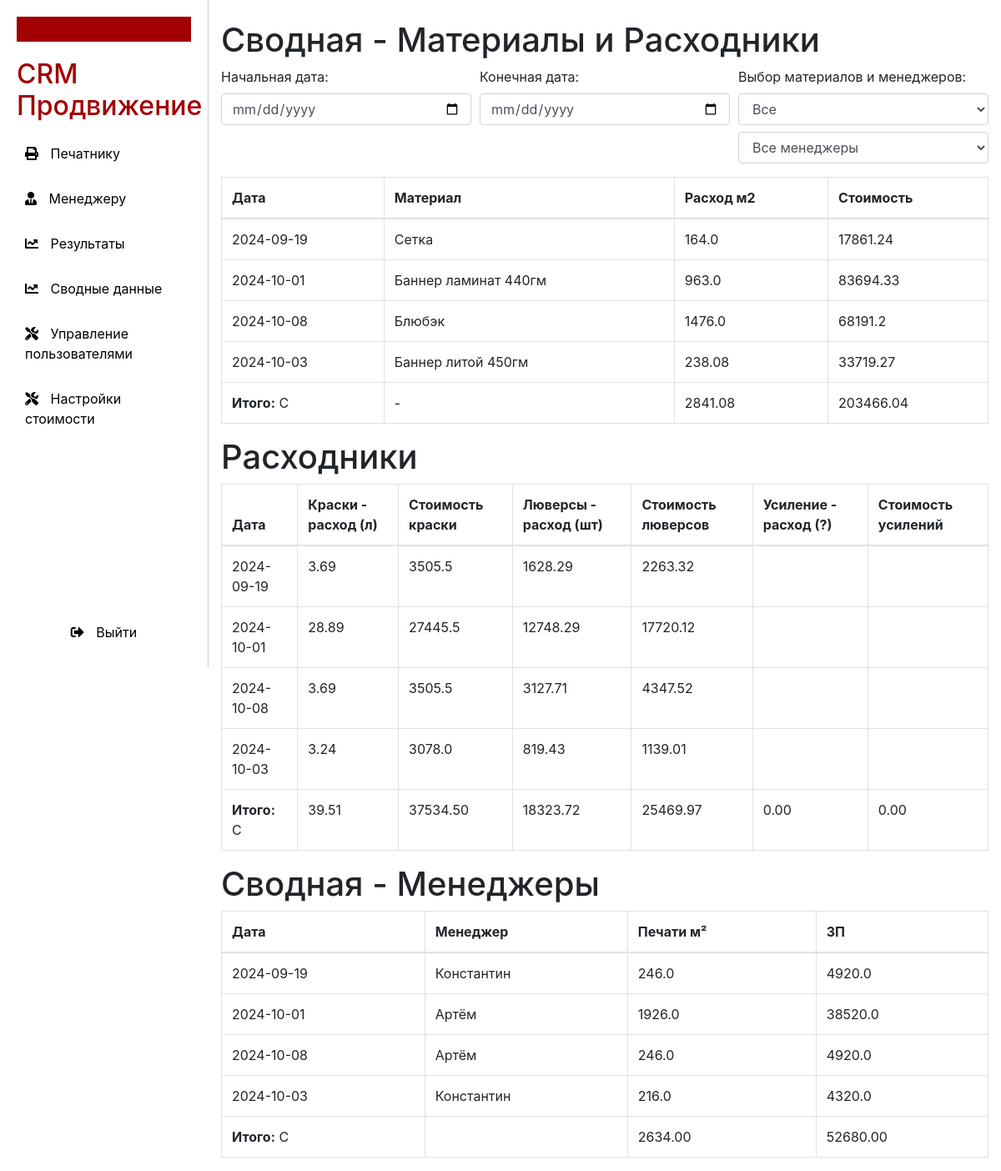
The page /summary (signed in) on the database its author committed.
### models.py (models this page shows)
class Order(Base):
    __tablename__ = 'orders'
    id = Column(Integer, primary_key=True, autoincrement=True)
    task_number = Column(Integer, nullable=False)
    date = Column(Date, nullable=False)
    subject = Column(String, nullable=False)
    material = Column(String, nullable=False)
    quantity = Column(Integer, nullable=False)
    performer = Column(String, nullable=False)
    print_width = Column(Float, nullable=False)
    print_height = Column(Float, nullable=False)
    canvas_width = Column(Float, nullable=False)
    canvas_length = Column(Float, nullable=False)
    eyelets = Column(String, nullable=False)
    spike = Column(String, nullable=False)
    reinforcement = Column(String, nullable=False)
    customer = Column(String, nullable=True)
    price_per_unit = Column(Integer, nullable=True)
    total_amount = Column(Integer, nullable=True)
    result: Mapped["Result"] = relationship(back_populates="order")

class Result(Base):
    __tablename__ = 'results'
    order_id = Column(Integer, ForeignKey('orders.id'), primary_key=True)
    total_print_area = Column(Float, nullable=True)
    total_canvas_area = Column(Float, nullable=True)
    total_paints = Column(Float, nullable=True)
    total_eyelets = Column(Integer, nullable=True)
    total_spikes = Column(Integer, nullable=True)
    total_reinforcements = Column(Integer, nullable=True)
    expenses_canvas = Column(Float, nullable=True)
    expenses_prints = Column(Float, nullable=True)
    expenses_eyelets = Column(Float, nullable=True)
    expenses_reinforcements = Column(Float, nullable=True)
    salary_printer = Column(Float, nullable=True)
    salary_eyelet_worker = Column(Float, nullable=True)
    salary_cutter = Column(Float, nullable=True)
    salary_welder = Column(Float, nullable=True)
    total_expenses = Column(Float, nullable=True)
    tax = Column(Float, nullable=True)
    margin = Column(Float, nullable=True)
    order: Mapped["Order"] = relationship(back_populates="result")

class Settings(Base):
    __tablename__ = 'settings'
    id = Column(Integer, primary_key=True)
    updated_at = Column(Date, nullable=False)
    blueback_price_m2 = Column(Float)  # Цена м² блюбэка
    banner_molded_price_m2 = Column(Float)  # Цена м² баннера литого 450г
    banner_laminated_price_m2 = Column(Float)  # Цена м² баннера ламинат 440г
    mesh_price_m2 = Column(Float)  # Цена м² сетки
    eyelet_step = Column(Float)  # Шаг люверса (м)
    eyelet_price = Column(Float)  # Цена люверсач
    paint_price_liter = Column(Float)  # Цена литра краски
    paint_consumption_m2 = Column(Float)  # Расход краски на м²
    print_price_m2 = Column(Float)  # Цена печати за м²
    printer_rate_m2 = Column(Float)  # Ставка печатника за м²
    eyelet_rate = Column(Float)  # Ставка за люверс
    cutter_rate_m2 = Column(Float)  # Ставка резчика за м²
    payer_rate = Column(Float)  # Ставка пайщика

### main.py (the view)
@app.get("/summary", response_class=HTMLResponse)
def summary_page(
        request: Request,
        db: Session = Depends(get_db),  # Подключение к БД
        current_user: User = Depends(get_current_user)  # Получаем текущего пользователя
):
    check_role_access(current_user, {Role.superuser, Role.admin})
    if current_user.role in {Role.superuser, Role.admin}:
        orders = db.query(Order).order_by(Order.id.desc()).all()
    else:
        orders = db.query(Order).filter(Order.user_id == current_user.id).order_by(Order.id.desc()).all()
    results = db.query(Result).order_by(Result.order_id.desc()).all()
    settings = db.query(Settings).order_by(Settings.id.desc()).all()
    actual_settings = settings[0] if settings else None
    settings_el = (
        db.query(Settings)
        .filter(Settings.updated_at <= datetime.utcnow())
        .order_by(Settings.updated_at.desc())
        .first()
    )
    return templates.TemplateResponse("summary.html", {
        "request": request,
        "results": results,
        "orders": orders,
        "user": current_user,
        "role": current_user.role.value,
        "settings": settings_el,
        "actual_settings": actual_settings
    })

### templates/summary.html (shortened to what this page needs)
{% extends "layout.html" %}
{% block summary %}
<div class="container mt-4">
    <h1>Сводная - Материалы и Расходники</h1>
    <div class="form-row">
        <div class="form-group col-md-4">
            <label for="startDate">Начальная дата:</label>
            <input type="date" id="startDate" class="form-control">
        </div>
        <div class="form-group col-md-4">
            <label for="endDate">Конечная дата:</label>
            <input type="date" id="endDate" class="form-control">
        </div>
        <div class="form-group col-md-4">
            <label>Выбор материалов и менеджеров:</label>
            <select id="materialFilter" class="form-control">
                <option value="">Все</option>
            </select>
            <select id="managerFilter" class="form-control mt-2">
                <option value="">Все менеджеры</option>
            </select>
        </div>
    </div>
    <table class="table table-bordered" id="materialsTable">
        <thead>
            <tr>
                <th>Дата</th>
                <th>Материал</th>
                <th>Расход м2</th>
                <th>Стоимость</th>
            </tr>
        </thead>
        <tbody>
            {% for order in orders %}
                <tr>
                    <td>{{ order.date.strftime("%Y-%m-%d") }}</td>
                    <td>{{ order.material }}</td>
                    <td>{{ order.result.total_canvas_area }}</td>
                    <td>{{ order.result.expenses_canvas }}</td>
                </tr>
            {% endfor %}
        </tbody>
        <tfoot>
            <tr>
                <td><strong>Итого:</strong> C </td>
                <td>-</td>
                <td id="totalMaterialArea">-</td>
                <td id="totalMaterialCost">-</td>
            </tr>
        </tfoot>
    </table>
    <h1>Расходники</h1>
    <table class="table table-bordered" id="suppliesTable">
        <thead>
            <tr>
                <th>Дата</th>
                <th>Краски - расход (л)</th>
                <th>Стоимость краски</th>
                <th>Люверсы - расход (шт)</th>
                <th>Стоимость люверсов</th>
                <th>Усиление - расход (?)</th>
                <th>Стоимость усилений</th>
            </tr>
        </thead>
        <tbody>
            {% for order in orders %}
                <tr>
                    <td>{{ order.date.strftime("%Y-%m-%d") }}</td>
                    <td>{{ order.result.total_paints }}</td>
                    <td>{{ order.result.expenses_prints }}</td>
                    <td>{{ order.result.total_eyelets }}</td>
                    <td>{{ order.result.expenses_eyelets }}</td>
                    <td>{{ order.result.total_strengthening }}</td>
                    <td>{{ order.result.expenses_strengthening }}</td>
                </tr>
            {% endfor %}
        </tbody>
        <tfoot>
            <tr>
                <td><strong>Итого:</strong> C </td>
                <td id="totalPaints">-</td>
                <td id="totalPaintCost">-</td>
                <td id="totalEyelets">-</td>
                <td id="totalEyeletCost">-</td>
                <td id="totalStrengthening">-</td>
                <td id="totalStrengtheningCost">-</td>
            </tr>
        </tfoot>
    </table>
    <h1>Сводная - Менеджеры</h1>
    <table class="table table-bordered" id="managersTable">
        <thead>
            <tr>
                <th>Дата</th>
                <th>Менеджер</th>
                <th>Печати м²</th>
                <th>ЗП</th>
            </tr>
        </thead>
        <tbody>
            {% for order in orders %}
                <tr>
                    <td>{{ order.date.strftime("%Y-%m-%d") }}</td>
                    <td>{{ order.performer }}</td>
                    <td>{{ order.result.total_print_area }}</td>
                    <td>
                        {% if order.result.total_print_area is not none and actual_settings.printer_rate_m2 is not none %}
                            {{ order.result.total_print_area * actual_settings.printer_rate_m2 }}
                        {% else %}
                            0
                        {% endif %}
                    </td>
                </tr>
            {% endfor %}
        </tbody>
        <tfoot>
            <tr>
                <td><strong>Итого:</strong> C </td>
                <td></td>
                <td id="totalPrintArea">-</td>
                <td id="totalSalary">-</td>
            </tr>
        </tfoot>
    </table>
</div>
{% endblock %}

### templates/layout.html (style rules this page uses)
body { display: flex; min-height: 100vh; margin: 0; }

### rows shown on the page
Order: date "2024-09-19", material "Сетка", result.total_canvas_area "164.0", result.expenses_canvas "17861.24", result.total_paints "3.69", result.expenses_prints "3505.5", result.total_eyelets "1628.29", result.expenses_eyelets "2263.32", performer "Константин", result.total_print_area "246.0", result "4920.0"
Order: date "2024-10-01", material "Баннер ламинат 440гм", result.total_canvas_area "963.0", result.expenses_canvas "83694.33", result.total_paints "28.89", result.expenses_prints "27445.5", result.total_eyelets "12748.29", result.expenses_eyelets "17720.12", performer "Артём", result.total_print_area "1926.0", result "38520.0"
Order: date "2024-10-08", material "Блюбэк", result.total_canvas_area "1476.0", result.expenses_canvas "68191.2", result.total_paints "3.69", result.expenses_prints "3505.5", result.total_eyelets "3127.71", result.expenses_eyelets "4347.52", performer "Артём", result.total_print_area "246.0", result "4920.0"
Order: date "2024-10-03", material "Баннер литой 450гм", result.total_canvas_area "238.08", result.expenses_canvas "33719.27", result.total_paints "3.24", result.expenses_prints "3078.0", result.total_eyelets "819.43", result.expenses_eyelets "1139.01", performer "Константин", result.total_print_area "216.0", result "4320.0"
